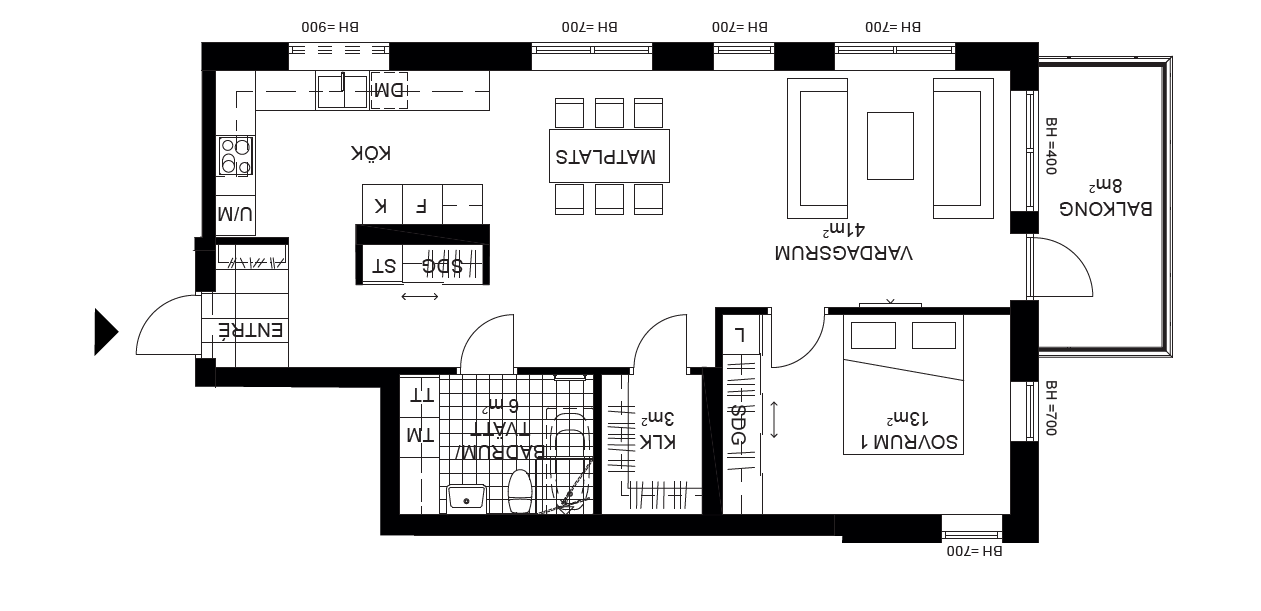
#> input picture Examples/example.png, 1261 x 611 px
$ python template_matching.py
#> lines starting #> are read from the running program, lines starting #| are printed output that depends on the picture; after the words box and inside, x2 and y2 are one past the last pixel; in counts of white or black regions, pixels touching at a corner belong together
"""
Source
https://docs.opencv.org/trunk/d4/dc6/tutorial_py_template_matching.html
"""

import cv2 as cv
import numpy as np
import time

def match(image, template, name, threshold=0.99):
    """
    Match and show result
    """
    img_rgb = image
    img_gray = cv.cvtColor(img_rgb, cv.COLOR_BGR2GRAY)


    test(img_gray,template,cv.TM_CCOEFF_NORMED, threshold, "TM_CCOEFF_NORMED "+ name)
    test(img_gray,template,cv.TM_CCORR_NORMED, threshold, "TM_CCORR_NORMED" + name )
    test(img_gray,template,cv.TM_SQDIFF_NORMED, threshold,"TM_SQDIFF_NORMED" + name )
    cv.imshow(name, template)

def test(img_gray, template, alg, threshold, name):
    res = cv.matchTemplate(img_gray,template,alg)
    loc = np.where( res >= threshold)
    w,h = template.shape[::-1]
    show(loc, name, w,h)


def show(loc, name, w, h, max=100):
    i = 0
    for pt in zip(*loc[::-1]):
        print(i)
        cv.rectangle(img_rgb, pt, (pt[0] + w, pt[1] + h), (0,0,255), 2)
        if i > max:
            print("Max "+str(max)+" reached!")
            break
        i += 1

    cv.imshow(name,img_rgb)
    cv.waitKey(0) # will wait here for key presses


img_rgb = cv.imread('../example.png')
#> img_rgb is the input picture: shape (611, 1261, 3); mean B, G, R 229.1, 228.9, 229.1

window_template = cv.imread('door.png',0) # window.png door.png text_test.png
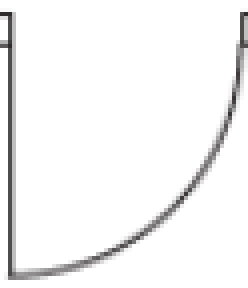
#> input picture Examples/Development/door.png, 62 x 72 px (shown 4 times larger)
#> window_template: shape (72, 62); min 43, max 255, mean 245.4
door_template = cv.imread('window.png',0) # window.png door.png text_test.png
text_template = cv.imread('text_test.png',0) # window.png door.png text_test.png
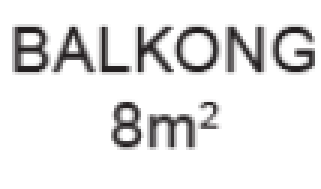
#> input picture Examples/Development/text_test.png, 107 x 63 px (shown 3 times larger)
#> text_template: shape (63, 107); min 28, max 255, mean 230.4

print("window")
match(img_rgb, window_template, "window")
#> in test, `res = cv.matchTemplate(img_gray,template,alg)`:
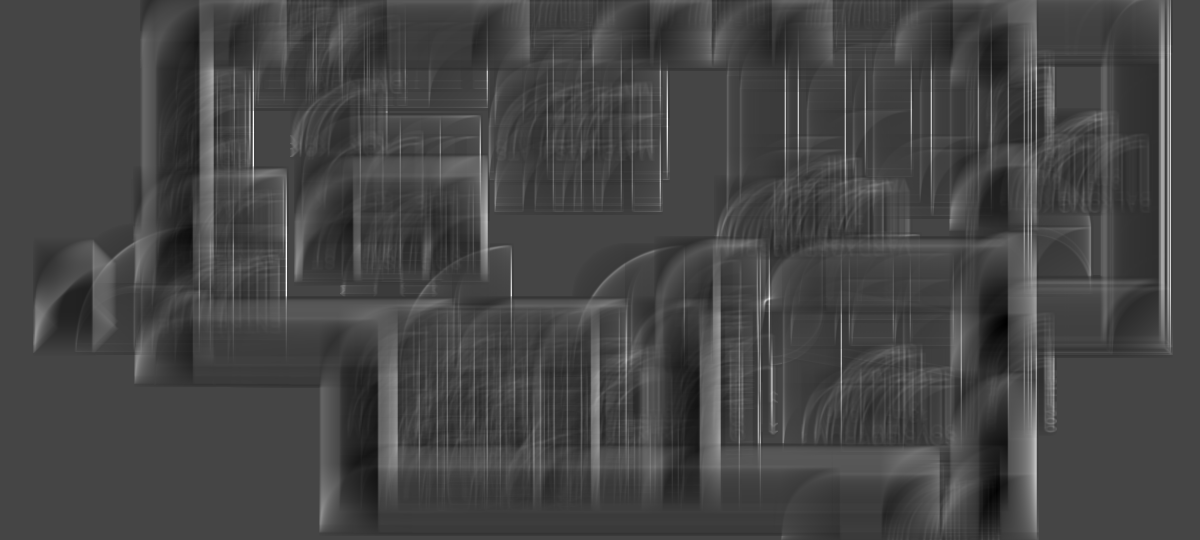
#> res: shape (540, 1200) float32; min -0.221, max 0.591, mean 0.00175; drawn with min black and max white
#> in test, `loc = np.where( res >= threshold)`: loc = (empty array, empty array)
#> after the loop in show, `for pt in zip(*loc[::-1]):`: i = 0
#> call 2 of test, with alg = 3, threshold = 0.99, name = 'TM_CCORR_NORMEDwindow'
#> in test (call 2), `res = cv.matchTemplate(img_gray,template,alg)`:
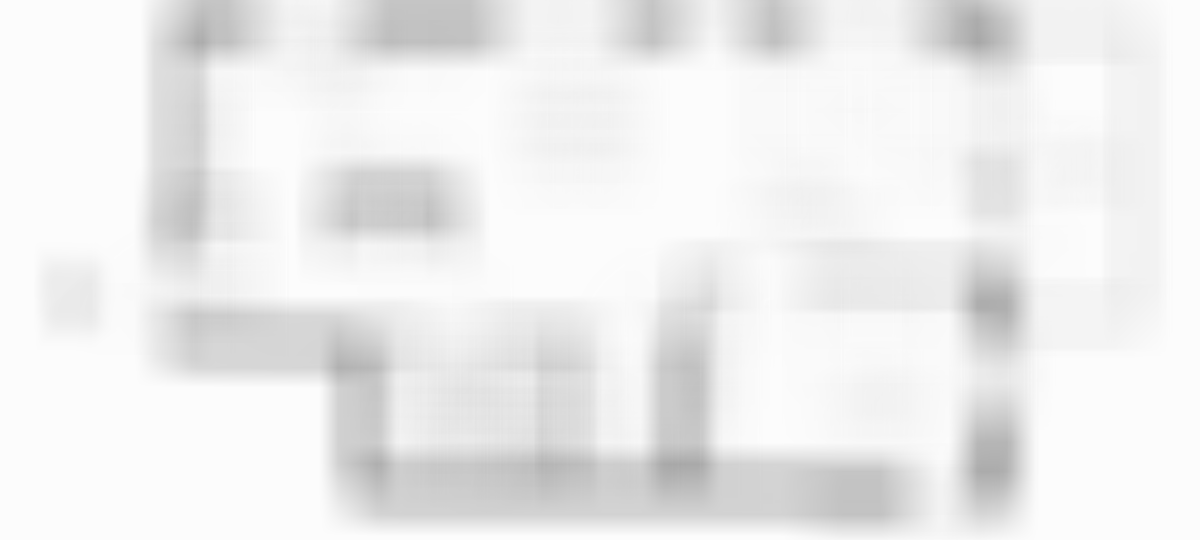
#> res: shape (540, 1200) float32; min 0.657, max 0.993, mean 0.933
#> in test (call 2), `loc = np.where( res >= threshold)`: loc = 154696 positions, rows 0 to 539, columns 0 to 1199
#> call 2 of show, with name = 'TM_CCORR_NORMEDwindow', w = 62, h = 72, max = 100
#> the loop in show (call 2), `for pt in zip(*loc[::-1]):` made 102 passes
#> pt on passes 1 to 12: (0, 0), (1, 0), (2, 0), (3, 0), (4, 0), (5, 0), (6, 0), (7, 0), (8, 0), (9, 0), (10, 0), (11, 0)
#| 0
#| 1
#| 2
#| 3
#| 4
#| 5
#| 6
#| 7
#> (further printed lines are left out)
#> after the loop in show (call 2), `for pt in zip(*loc[::-1]):`:
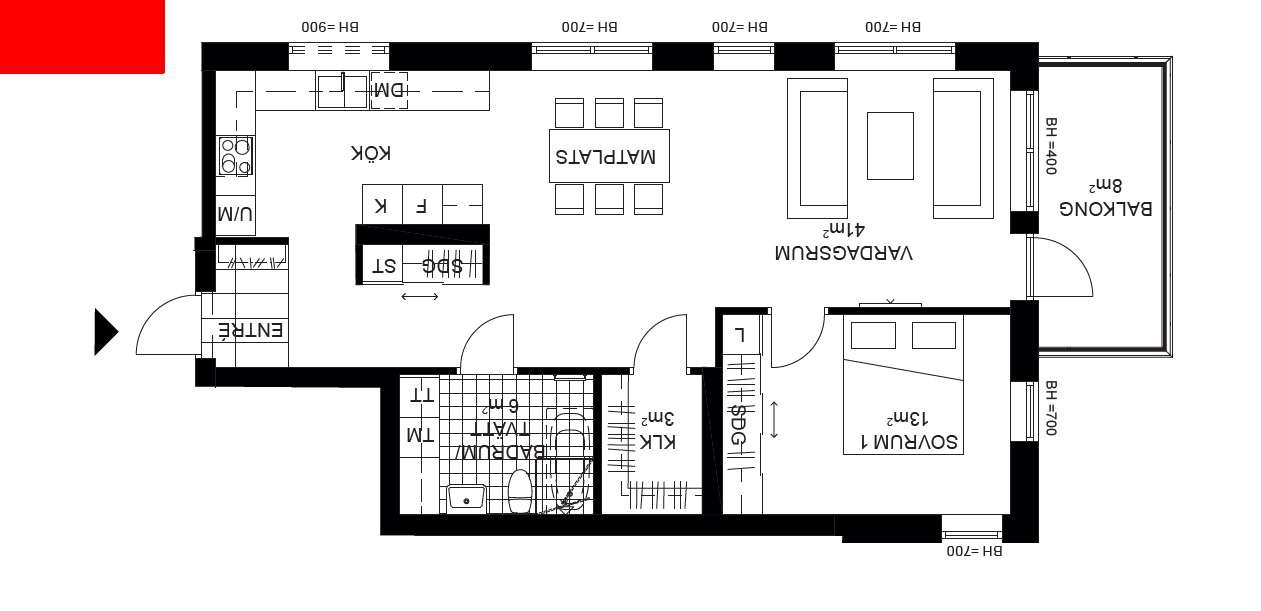
#> img_rgb: shape (611, 1261, 3); 1.58% of pixels changed, all inside (x1, y1, x2, y2) = (0, 0, 165, 74)
#> after the loop in show (call 2), `for pt in zip(*loc[::-1]):`: i = 101
#> call 3 of test, with alg = 1, threshold = 0.99, name = 'TM_SQDIFF_NORMEDwindow'
#> in test (call 3), `res = cv.matchTemplate(img_gray,template,alg)`:
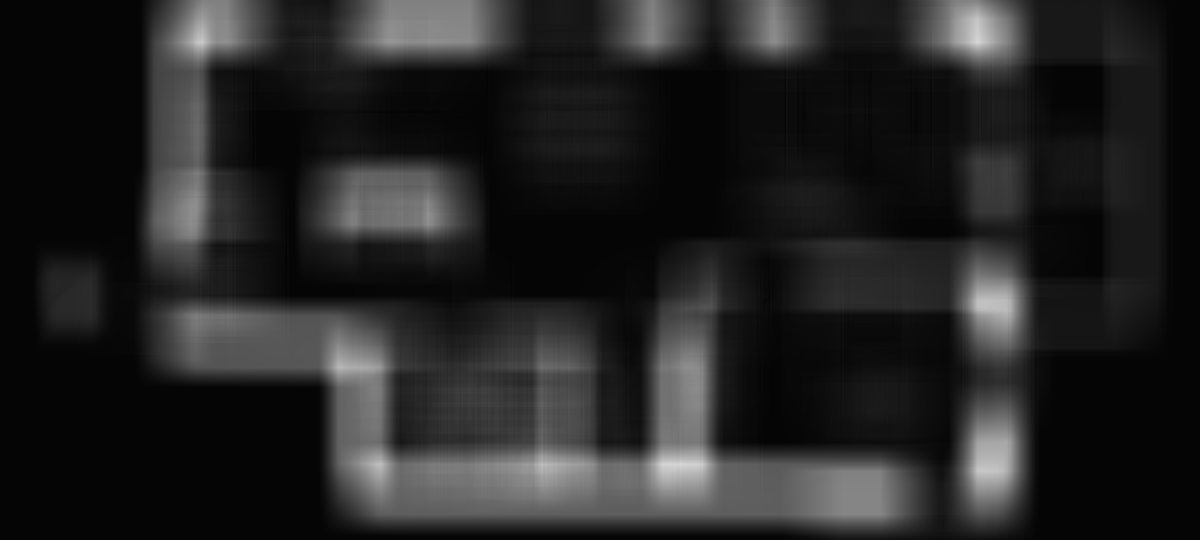
#> res: shape (540, 1200) float32; min 0.014, max 0.848, mean 0.143
#> in test (call 3), `loc = np.where( res >= threshold)`: loc = (empty array, empty array)
print("door")
match(img_rgb, door_template, "door")
#> (the run stopped early here; a loop or call above may not have finished)
